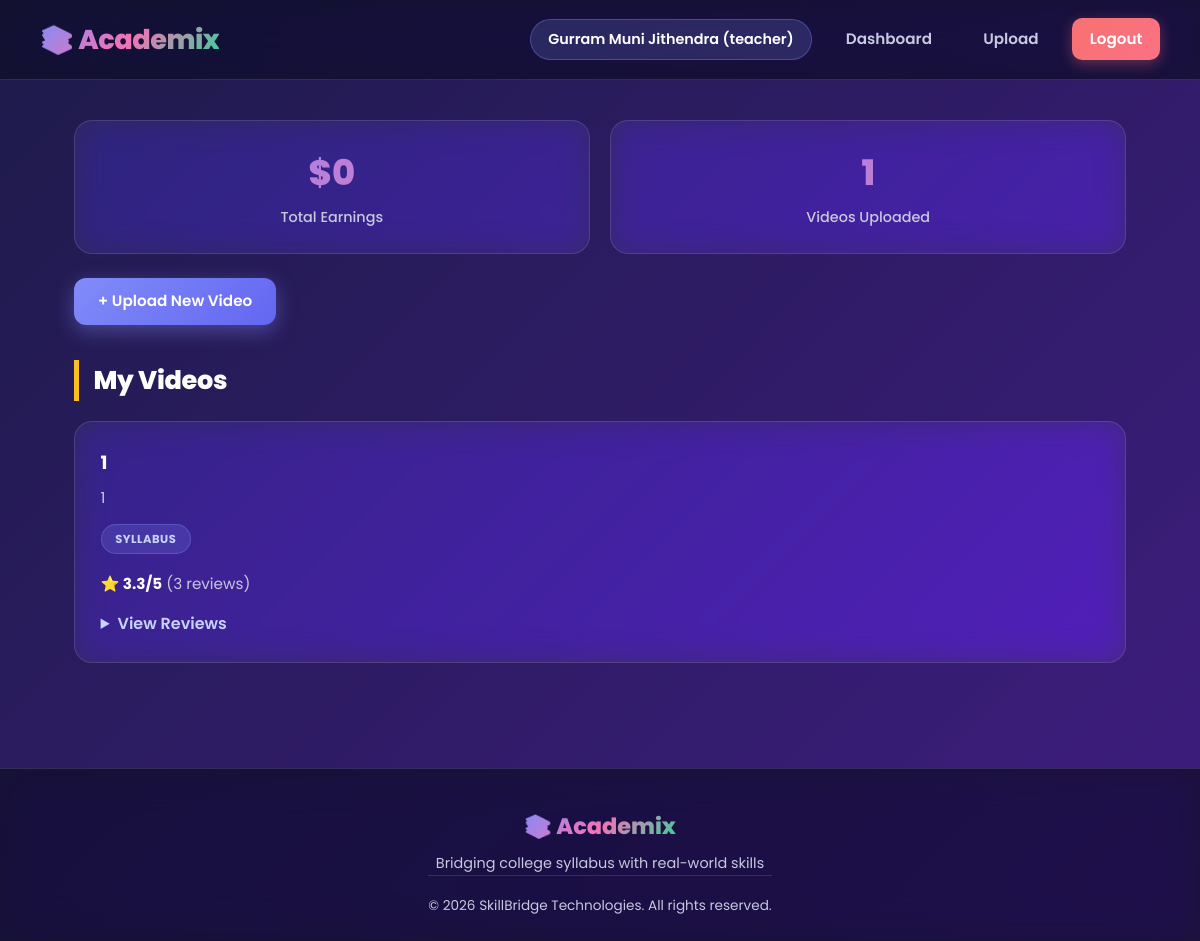
Page /teacher/dashboard (signed in) on the committed database.
### models.py (models this page shows)
class User(db.Model, UserMixin):
    id = db.Column(db.Integer, primary_key=True)
    name = db.Column(db.String(100), nullable=False)
    email = db.Column(db.String(120), unique=True, nullable=False)
    password_hash = db.Column(db.String(200), nullable=False)
    role = db.Column(db.String(20), default='student')  # student, teacher, admin
    free_minutes_used = db.Column(db.Integer, default=0)  # tracks 1hr free quota
    created_at = db.Column(db.DateTime, default=datetime.utcnow)
    videos = db.relationship('Video', backref='uploader', lazy=True)
    purchases = db.relationship('Purchase', backref='user', lazy=True)

class Video(db.Model):
    id = db.Column(db.Integer, primary_key=True)
    title = db.Column(db.String(200), nullable=False)
    description = db.Column(db.Text)
    filepath = db.Column(db.String(300), nullable=False)  # default/original
    filepath_480p = db.Column(db.String(300), nullable=True)
    filepath_720p = db.Column(db.String(300), nullable=True)
    duration_minutes = db.Column(db.Integer, default=0)
    category = db.Column(db.String(50))
    teacher_id = db.Column(db.Integer, db.ForeignKey('user.id'))
    price = db.Column(db.Float, default=0.0)
    created_at = db.Column(db.DateTime, default=datetime.utcnow)
    reviews = db.relationship('Review', backref='video', lazy=True)

### routes/teacher.py (the view)
@teacher_bp.route('/teacher/dashboard')
@login_required
@teacher_required
def dashboard():
    videos = Video.query.filter_by(teacher_id=current_user.id).all()
    payouts = TeacherPayout.query.filter_by(teacher_id=current_user.id).all()
    total_earnings = sum(p.amount for p in payouts if p.status == 'paid')
    video_data = []
    for v in videos:
        ratings = [r.rating for r in v.reviews]
        avg_rating = round(sum(ratings) / len(ratings), 1) if ratings else None
        video_data.append({
            'video': v,
            'avg_rating': avg_rating,
            'review_count': len(ratings),
            'reviews': v.reviews
        })
    return render_template('teacher_dashboard.html', video_data=video_data,
                            payouts=payouts, total_earnings=total_earnings)

### routes/teacher.py (called while the page is built)
def teacher_required(f):
    from functools import wraps
    @wraps(f)
    def decorated(*args, **kwargs):
        if current_user.role != 'teacher':
            flash('Access denied')
            return redirect(url_for('student.home'))
        return f(*args, **kwargs)
    return decorated

### templates/teacher_dashboard.html (shortened to what this page needs)
{% extends "base.html" %}
{% block content %}
<div class="stats-row">
  <div class="stat-box">
    <div class="value">${{ total_earnings }}</div>
    <div class="label">Total Earnings</div>
  </div>
  <div class="stat-box">
    <div class="value">{{ video_data|length }}</div>
    <div class="label">Videos Uploaded</div>
  </div>
</div>
<a href="{{ url_for('teacher.upload') }}" class="btn">+ Upload New Video</a>
<div class="section-title">My Videos</div>
{% for item in video_data %}
  <div class="card">
    <h4>{{ item.video.title }}</h4>
    <p>{{ item.video.description }}</p>
    <span class="badge {% if item.video.category == 'premium' %}badge-paid{% endif %}">
      {{ item.video.category }} {% if item.video.category == 'premium' %}- ${{ item.video.price }}{% endif %}
    </span>
    {% if item.avg_rating %}
      <p style="margin-top: 0.5rem;"><strong>⭐ {{ item.avg_rating }}/5</strong> ({{ item.review_count }} review{{ 's' if item.review_count != 1 else '' }})</p>
    {% else %}
      <p style="margin-top: 0.5rem; color: var(--text-light);">No ratings yet</p>
    {% endif %}
    {% if item.reviews %}
      <details style="margin-top: 0.5rem;">
        <summary style="cursor: pointer; font-weight: 600;">View Reviews</summary>
      </details>
    {% endif %}
  </div>
{% else %}
  <p>You haven't uploaded any videos yet.</p>
{% endfor %}
{% endblock %}

### templates/base.html (shortened to what this page needs)
<!DOCTYPE html>
<html lang="en">
<head>
  <link rel="stylesheet" href="{{ url_for('static', filename='css/style.css') }}">
</head>
<body>
  <nav>
    <a href="{{ url_for('student.home') if current_user.is_authenticated and current_user.role == 'student' else url_for('auth.login') }}" class="nav-brand">📚 Academix</a>
    <div class="nav-links">
      {% if current_user.is_authenticated %}
        <span class="nav-user">{{ current_user.name }} ({{ current_user.role }})</span>
        {% if current_user.role == 'student' %}
          <a href="{{ url_for('student.home') }}">Home</a>
        {% elif current_user.role == 'teacher' %}
          <a href="{{ url_for('teacher.dashboard') }}">Dashboard</a>
          <a href="{{ url_for('teacher.upload') }}">Upload</a>
        {% elif current_user.role == 'admin' %}
          <a href="{{ url_for('admin.dashboard') }}">Admin</a>
          <a href="{{ url_for('admin.manage_users') }}">Users</a>
        {% endif %}
        <a href="{{ url_for('auth.logout') }}" class="logout-btn">Logout</a>
      {% else %}
        <a href="{{ url_for('auth.login') }}">Login</a>
        <a href="{{ url_for('auth.signup') }}" class="btn">Sign Up</a>
      {% endif %}
    </div>
  </nav>
  <div class="container">
    {% block content %}{% endblock %}
  </div>
  <footer class="site-footer">
    <div class="footer-content">
      <div class="footer-brand">
        <span class="footer-logo">📚 Academix</span>
        <p class="footer-tagline">Bridging college syllabus with real-world skills</p>
      <div class="footer-bottom">
        <p>&copy; {{ current_year }} SkillBridge Technologies. All rights reserved.</p>
      </div>
    </div>
  </footer>
</body>
</html>

### rows in the picture
User: name "Gurram Muni Jithendra", role "teacher"
Video: video "1", video.description "1", video.category "SYLLABUS"

### other values in the picture
{{ total_earnings }} "0"
{{ video_data|length }} "1"
{{ item.avg_rating }} "3.3"
{{ item.review_count }} "3"
{{ 's' if item.review_count != 1 else '' }} "s"
